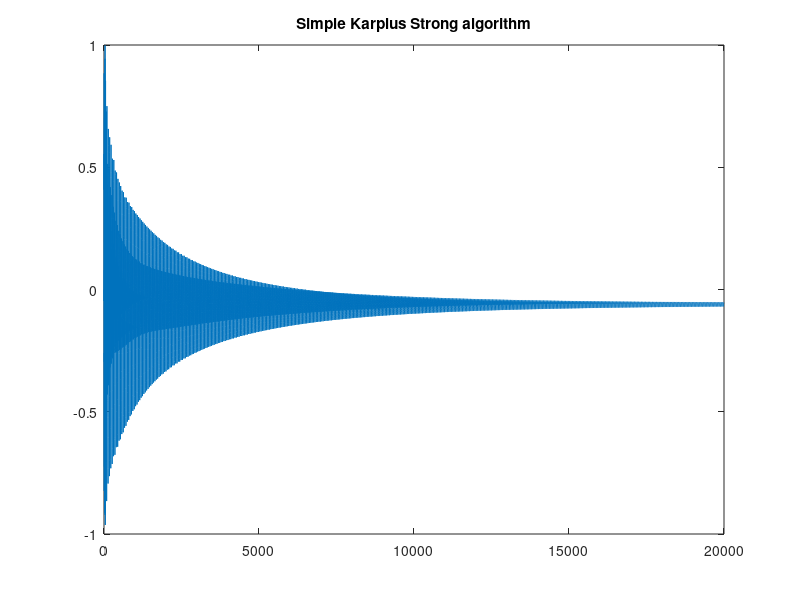

Write MATLAB code to recreate this figure.
freqHz = 1000;
iterations = 20000;
fs = 44100;

N = floor(fs/freqHz);           % compute delay line length
x = 2 * rand(1,N) - 1;          % generate noise centered at zero

delayline = [zeros(1,N+1)];     % initialize delayline
dloffset = length(delayline)-1; % compute delay offset

if iterations > length(x)
    diff = iterations - length(x);
    x = [x zeros(1,diff)];
end

y = 0;                          % initialize new sample
signal = 0;                     % initialize output signal
n = 1;                          % initialize iterator

while n < iterations
    y = x(n) + 0.5*(delayline(N) + delayline(N+1));
    delayline = [y, delayline(1:dloffset)];
    signal = [signal y];
    n = n+1;
end
plot(signal);title('Simple Karplus Strong algorithm')

% soundsc(signal, fs)